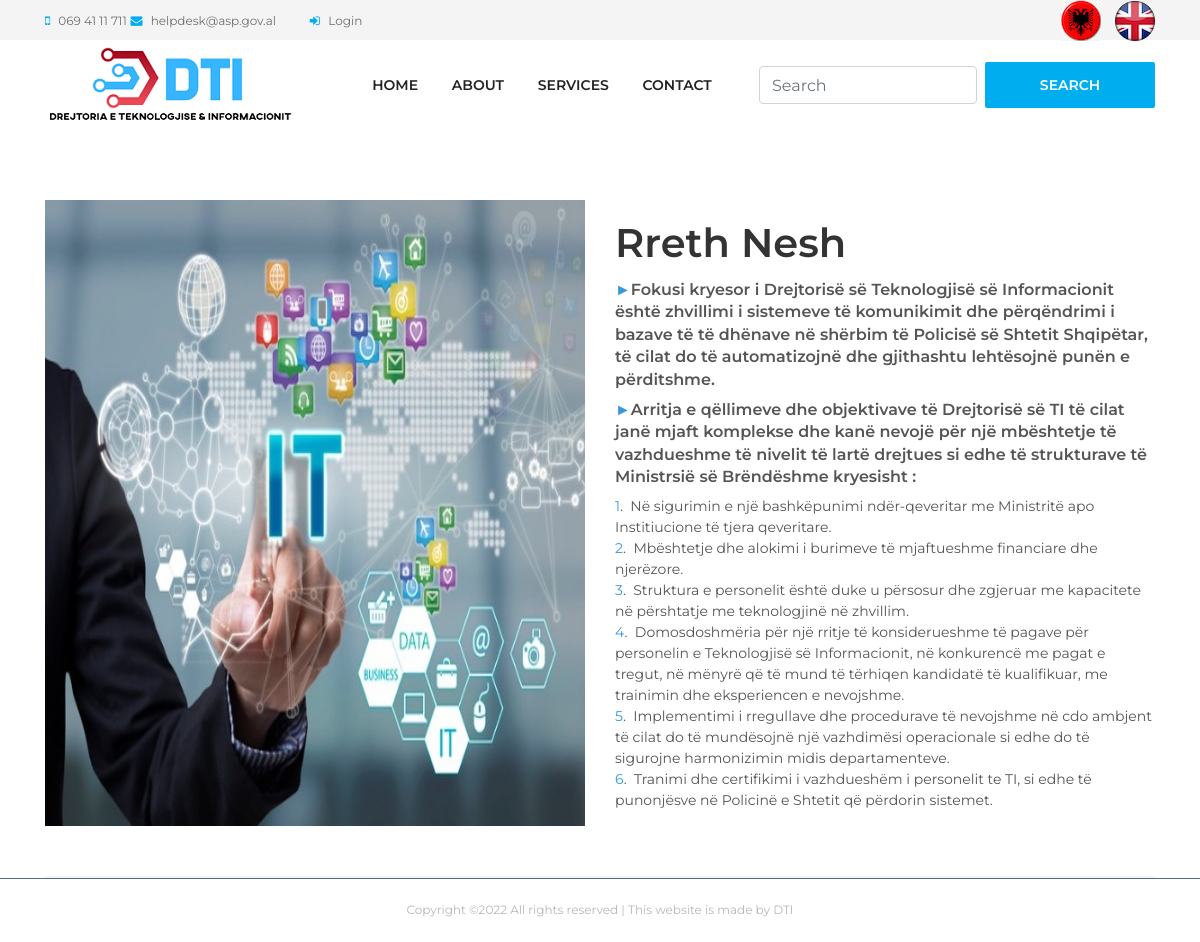
The page /en/about.html on the database its author committed.
### website/models.py (models this page shows, shortened)
class About(models.Model):
    title = models.CharField(max_length=100)
    body = RichTextUploadingField()
    class Meta:
        verbose_name = ("about")

### website/views.py (the view)
# urls.py: path('about.html', views.about, name="about"),
def about(request):
    about = About.objects.all
    return render(request, 'about.html', {'about': about})

### website/templates/about.html (shortened to what this page needs)
{% extends 'base.html' %}
{% load static %}
 {% load i18n %}
{% block content %}
  <section class="dento-about-us-area mt-70">
    <div class="container">
      <div class="row align-items-center">
        <div class="col-12 col-md-6">
          <div class="about-us-thumbnail mb-50">
            <img src="{% static 'website/img/bg-img/it.jpg' %}" alt="">
          </div>
        </div>
        <div class="col-12 col-md-6">
          <div class="about-us-content mb-50">
            <div class="section-heading">
              {% for i in about %}
                <h1><a>{{ i.title }}</a></h1>
                <h7><a>{{i.body | safe}}</a></h7>
              {% endfor %}
            </div>
          </div>
        </div>
      </div>
    </div>
  </section>
  <div class="container">
    <div class="dento-border clearfix"></div>
  </div>
{% endblock %}

### static/website/css/style.css (style rules this page uses)
* { margin: 0; padding: 0; }
body { font-family: "Montserrat", sans-serif; font-weight: 400; font-size: 14px; }
h1, h2, h3, h4, h5, h6 { font-family: "Montserrat", sans-serif; color: #333333; line-height: 1.4; font-weight: 600; }
a, a:active, a:focus, a:hover { color: #333333; text-decoration: none; -webkit-transition-duration: 500ms; -o-transition-duration: 500ms; transition-duration: 500ms; outline: none; }
img { max-width: 100%; height: auto; }
.mt-70 { margin-top: 70px; }
.mb-50 { margin-bottom: 50px; }
.section-heading { position: relative; z-index: 1; margin-bottom: 50px; }
.dento-border { position: relative; z-index: 1; width: 100%; height: 2px; background-color: #f4f4f4; }

### static/website/css/default-assets/classy-nav.css (style rules this page uses)
body { font-family: "Roboto", sans-serif; }
img { height: auto; max-width: 100%; }

### rows shown on the page
About: title "Rreth Nesh", body "► Fokusi kryesor i Drejtorisë së Teknologjisë së Informacionit është zhvillimi i sistemeve të komunikimit dhe përqëndrimi i bazave të të dhënave në shërbim të Policisë së Shtetit Shqipëtar, të cilat do të automatizojnë dhe gjithashtu lehtësojnë punën e përditshme. ► Arritja e qëllimeve dhe objektivave të Drejtorisë së TI të cilat janë mjaft komplekse dhe kanë nevojë për një mbështetje të vazhdueshme të nivelit të lartë drejtues si edhe të strukturave të Ministrsië së Brëndëshme kryesisht : 1 . Në sigurimin e një bashkëpunimi ndër-qeveritar me Ministritë apo Institiucione të tjera qeveritare. 2 . Mbështetje dhe alokimi i burimeve të mjaftueshme financiare dhe njerëzore. 3 . Struktura e…"
